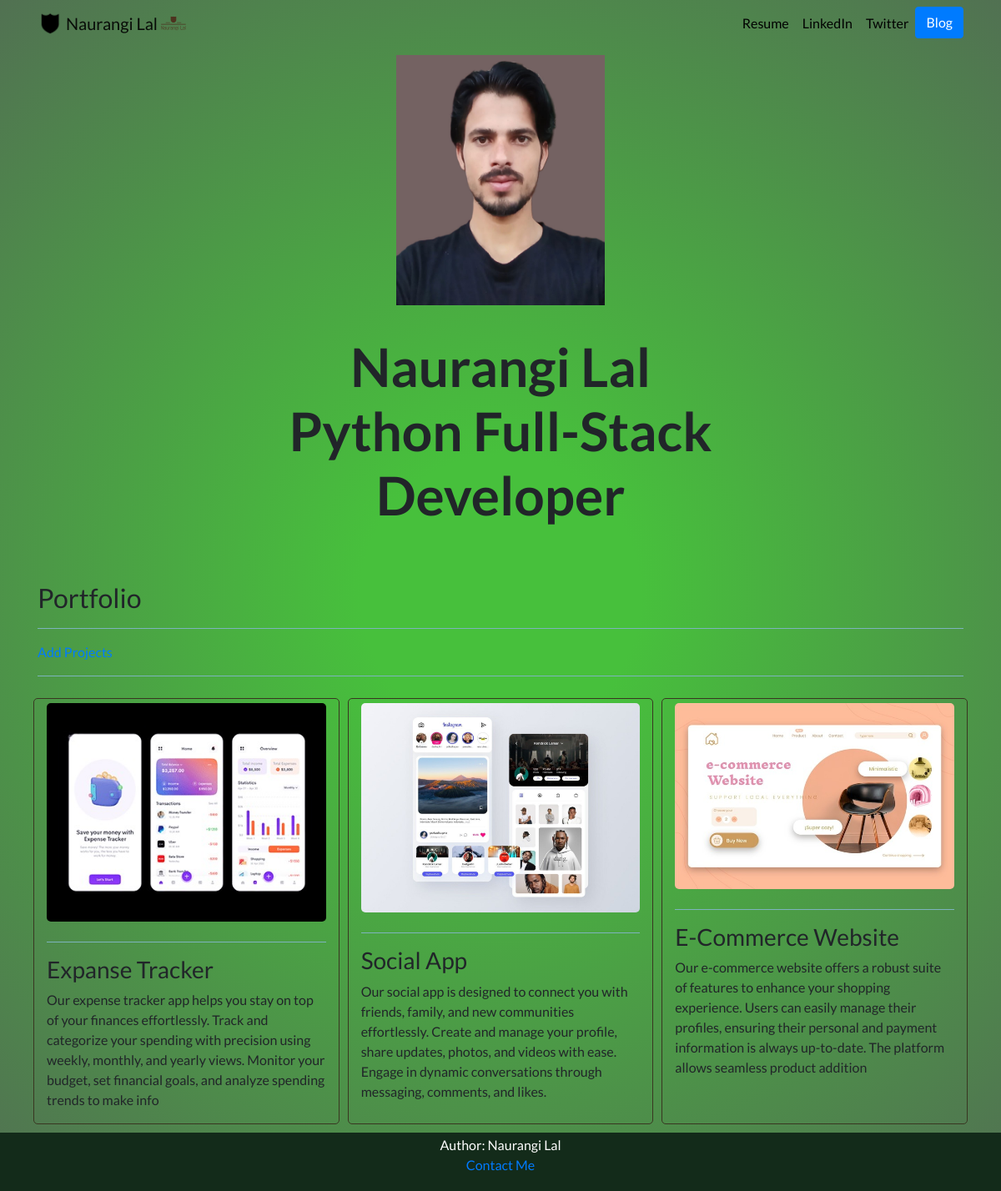
Before: / with the older database file.
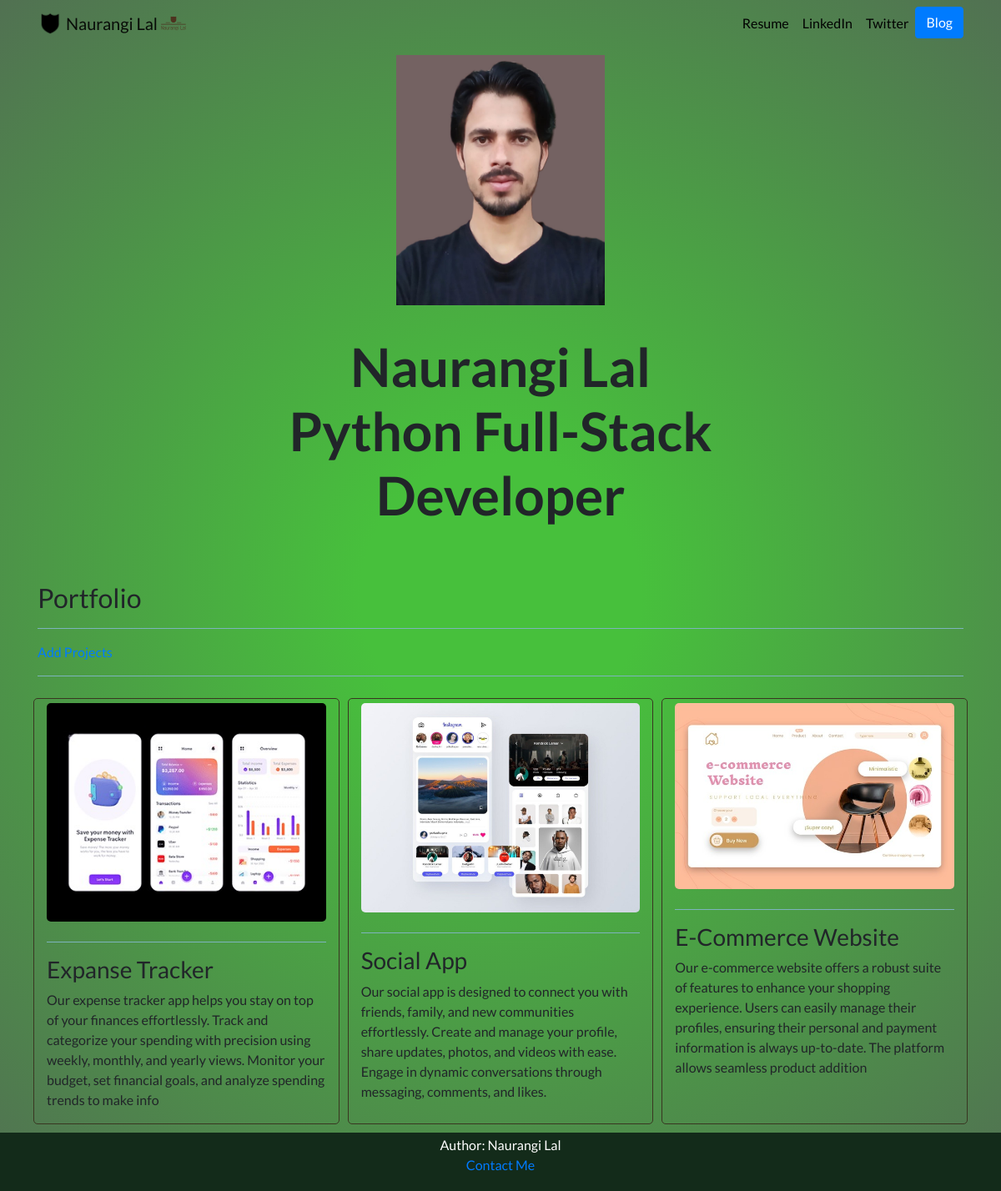
After: the same page with the newer database file.
### portfolio/models.py (models this page shows, shortened)
class Project(models.Model):
    title = models.CharField(max_length=100)
    description = models.CharField(max_length=250)
    image = models.ImageField(upload_to='portfolio/images/')
    url = models.URLField(blank=True)

### portfolio/views.py (the view)
# urls.py: 2. Add a URL to urlpatterns:  path('', views.home, name='home')
def home(request):
    projects = Project.objects.all()
    return render(request, 'portfolio/home.html', {'projects':projects})

### portfolio/templates/portfolio/home.html (shortened to what this page needs)
{% extends "portfolio/base.html" %}
{% load static %}
{% block content %}
<div class="row justify-content-center mb-3">
  <div class="col-md-3 text-center">
    <img src="{% static 'portfolio/Profile.jpg' %}" class="img-fluid" alt="Avatar" style="width:300px;height:300px;">
  </div>
</div>
<div class="row justify-content-center mb-3">
  <div class="col-md-9 text-center">
    <h1 id="hometext" class="font-weight-bold">Naurangi Lal <br>Python Full-Stack Developer</h1>
  </div>
</div>
<h2 class="mt-5">Portfolio</h2>
<hr>
<a href="">Add Projects</a>
<hr>
<div class="row">
  {% for project in projects %}
  <div class="col-lg-3 col-md-6 border-area">
    {% if project.url %}
    <a href="{{ project.url }}">
      <img src="{{ project.image.url }}" class="img-fluid mb-2">
    </a>
    <hr>
    {% else %}
    <img src="{{ project.image.url }}" class="img-fluid mb-2">
    <hr>
    {% endif %}
    <h3>{{ project.title }}</h3>
    <p>{{ project.description }}</p>
  </div>
  {% endfor %}
</div>
{% endblock %}

### portfolio/templates/portfolio/base.html (shortened to what this page needs)
{% load static %}
<!doctype html>
<html lang="en">
<head>
  <link rel="stylesheet" href="https://stackpath.bootstrapcdn.com/bootstrap/4.4.1/css/bootstrap.min.css">
  <link rel="stylesheet" href="{% static 'portfolio/custom.css' %}">
</head>
<body>
  <nav id="topNav" class="navbar navbar-expand-md navbar-light">
    <div class="container">
      <a class="navbar-brand" href="{% url 'home' %}">
        <img src="{% static 'portfolio/Logo.png' %}" width="30" height="30" class="d-inline-block align-top" alt="Naurangi's Logo">
        <span>Naurangi Lal</span>
        <img src="{% static 'portfolio/Logo.svg' %}" width="30" height="30" class="d-inline-block align-top" alt="Naurangi's Logo">
      </a>
      <div class="collapse navbar-collapse text-center" id="navbarNav">
        <ul class="navbar-nav ml-auto">
          <li class="nav-item">
            <a class="nav-link" href="{% static 'portfolio/Resume.pdf' %}">Resume</a>
          </li>
          <li class="nav-item">
            <a class="nav-link" href="https://www.linkedin.com/in/naurangi-lal-aa3175228/" target="_blank">LinkedIn</a>
          </li>
          <li class="nav-item">
            <a class="nav-link" href=" https://x.com/Naurangi23?s=08 " target="_blank">Twitter</a>
          </li>
          <li>
            <a role="button" href="{% url 'blog:all_blogs' %}" class="btn btn-primary">Blog</a>
          </li>
        </ul>
      </div>
    </div>
  </nav>
  <div class="container">
    {% block content %}{% endblock %}
  </div>
  <footer>
    <p>Author: Naurangi Lal<br>
    <a href="mailto:naurangilal9675329115@gmail.com">Contact Me</a>
  </p>
  </footer>
</body>
</html>

### portfolio/static/portfolio/custom.css (style rules this page uses)
.navbar-nav .nav-link { color: rgba(0,0,0,1) !important; }
body { font-family: 'Lato', sans-serif; background: radial-gradient(circle, rgb(71, 192, 60) 18%, rgba(46, 84, 47, 0.83) 100%); }
@media (min-width: 992px) { #hometext { font-size: 4rem; } }
footer { text-align: center; padding: 3px; background-color: rgb(19, 43, 26); color: white; }
hr { background-color: #070b0c; }
.row { padding: 10px; gap: 10px; }
.border-area { border: 1px solid rgb(57, 54, 33); border-radius: 5px; width: 100%; }
.col-lg-3 { -ms-flex: 0 0 25%; flex: 1 0 32%; max-width: 50%; }
.col-lg-3 img { margin-top: 5px; border-radius: 5px; }
hr { background-color: #8bc7d2; }

Changed rows visible on the page:
changed Project "Expanse Tracker": image: picture added; image: picture removed
changed Project "Social App": image: picture added; image: picture removed
changed Project "E-Commerce Website": image: picture added; image: picture removed
